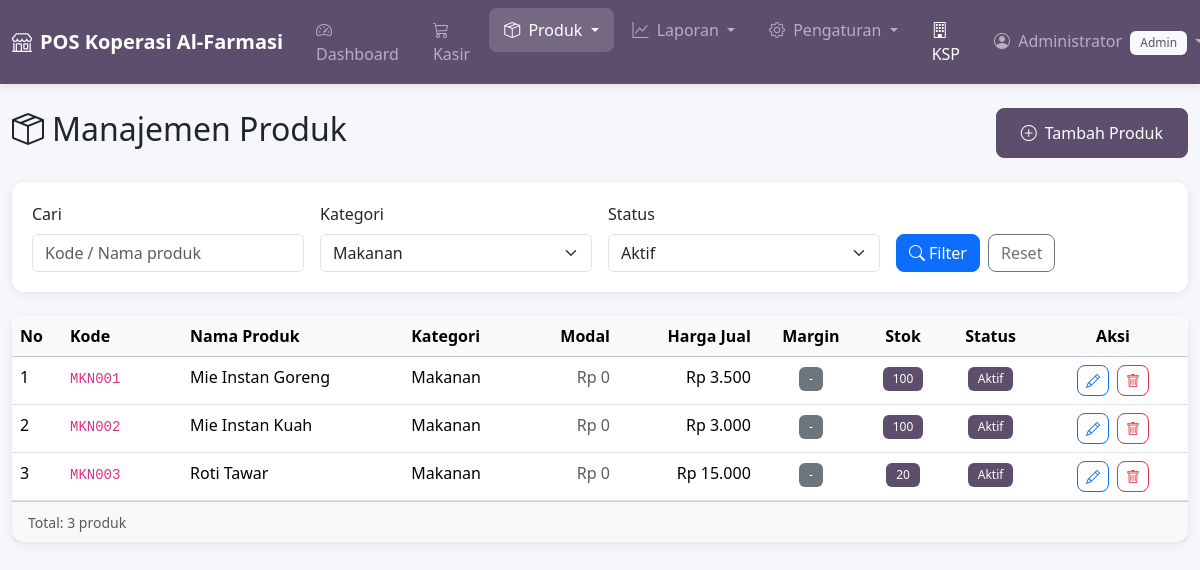
Screenshot of /products.php?kategori=1 (signed in) with the database file from the repository.
### tables this page shows
CREATE TABLE IF NOT EXISTS produk (
    id INT AUTO_INCREMENT PRIMARY KEY,
    kode_produk VARCHAR(50) NOT NULL UNIQUE,
    nama_produk VARCHAR(200) NOT NULL,
    kategori_id INT,
    harga_modal DECIMAL(12, 2) NOT NULL DEFAULT 0,
    harga_jual DECIMAL(12, 2) NOT NULL DEFAULT 0,
    stok INT NOT NULL DEFAULT 0,
    status ENUM('aktif', 'nonaktif') NOT NULL DEFAULT 'aktif',
    created_at TIMESTAMP DEFAULT CURRENT_TIMESTAMP,
    updated_at TIMESTAMP DEFAULT CURRENT_TIMESTAMP ON UPDATE CURRENT_TIMESTAMP,
    FOREIGN KEY (kategori_id) REFERENCES kategori(id) ON DELETE SET NULL,
    INDEX idx_kode_produk (kode_produk),
    INDEX idx_nama_produk (nama_produk)
);

CREATE TABLE IF NOT EXISTS kategori (
    id INT AUTO_INCREMENT PRIMARY KEY,
    nama_kategori VARCHAR(100) NOT NULL,
    created_at TIMESTAMP DEFAULT CURRENT_TIMESTAMP
);

### config/database.php (called while the page is built, shortened)
<?php
try {
    $dsn = "mysql:host=" . DB_HOST . ";dbname=" . DB_NAME . ";charset=" . DB_CHARSET;
    $options = [
        PDO::ATTR_ERRMODE => PDO::ERRMODE_EXCEPTION,
        PDO::ATTR_DEFAULT_FETCH_MODE => PDO::FETCH_ASSOC,
        PDO::ATTR_EMULATE_PREPARES => false,
    ];
    $pdo = new PDO($dsn, DB_USER, DB_PASS, $options);
} catch (PDOException $e) {
    error_log('Database connection error: ' . $e->getMessage());
    die("Koneksi database gagal. Silakan hubungi administrator.");
}
function query($sql, $params = []) {
    global $pdo;
    $stmt = $pdo->prepare($sql);
    $stmt->execute($params);
    return $stmt;
}
function fetchAll($sql, $params = []) {
    return query($sql, $params)->fetchAll();
}
function escape($string) {
    return htmlspecialchars($string, ENT_QUOTES, 'UTF-8');
}
function formatRupiah($angka) {
    return 'Rp ' . number_format($angka, 0, ',', '.');
}

### products.php (the view, shortened to what this page needs)
<?php
$kategori = fetchAll("SELECT * FROM kategori ORDER BY nama_kategori");
$filterKategori = $_GET['kategori'] ?? '';
$filterSearch = $_GET['search'] ?? '';
$filterStatus = $_GET['status'] ?? 'aktif';
$where = ["1=1"];
$params = [];
if ($filterKategori) {
    $where[] = "p.kategori_id = ?";
    $params[] = $filterKategori;
}
if ($filterStatus) {
    $where[] = "p.status = ?";
    $params[] = $filterStatus;
}
$whereClause = implode(' AND ', $where);
$produk = fetchAll("SELECT p.*, k.nama_kategori
                   FROM produk p
                   LEFT JOIN kategori k ON p.kategori_id = k.id
                   WHERE $whereClause
                   ORDER BY p.nama_produk", $params);
include 'includes/header.php';
?>
<div class="container-fluid py-4">
    <div class="d-flex justify-content-between align-items-center mb-4">
        <h2><i class="bi bi-box-seam me-2"></i>Manajemen Produk</h2>
        <button class="btn btn-success btn-lg" data-bs-toggle="modal" data-bs-target="#addModal">
            <i class="bi bi-plus-circle me-2"></i>Tambah Produk
        </button>
    </div>
    <div class="card mb-4">
        <div class="card-body">
            <form method="GET" class="row g-3">
                <div class="col-md-3">
                    <label class="form-label">Cari</label>
                    <input type="text" class="form-control" name="search"
                           value="<?= escape($filterSearch) ?>" placeholder="Kode / Nama produk">
                </div>
                <div class="col-md-3">
                    <label class="form-label">Kategori</label>
                    <select class="form-select" name="kategori">
                        <?php foreach ($kategori as $kat): ?>
                        <option value="<?= $kat['id'] ?>" <?= $filterKategori == $kat['id'] ? 'selected' : '' ?>>
                            <?= escape($kat['nama_kategori']) ?>
                        </option>
                        <?php endforeach; ?>
                    </select>
                </div>
                <div class="col-md-3">
                    <label class="form-label">Status</label>
                    <select class="form-select" name="status">
                        <option value="aktif" <?= $filterStatus === 'aktif' ? 'selected' : '' ?>>Aktif</option>
                    </select>
                </div>
                <div class="col-md-3 d-flex align-items-end">
                    <button type="submit" class="btn btn-primary me-2">
                        <i class="bi bi-search me-1"></i>Filter
                    </button>
                    <a href="products.php" class="btn btn-outline-secondary">Reset</a>
                </div>
            </form>
        </div>
    </div>
    <div class="card">
        <div class="card-body p-0">
            <div class="table-responsive">
                <table class="table table-hover mb-0">
                    <thead class="table-light">
                        <tr>
                            <th width="50">No</th>
                            <th width="120">Kode</th>
                            <th>Nama Produk</th>
                            <th>Kategori</th>
                            <th class="text-end">Modal</th>
                            <th class="text-end">Harga Jual</th>
                            <th class="text-center">Margin</th>
                            <th class="text-center">Stok</th>
                            <th class="text-center">Status</th>
                            <th width="150" class="text-center">Aksi</th>
                        </tr>
                    </thead>
                    <tbody>
                        <?php if (count($produk) > 0): ?>
                        <?php foreach ($produk as $index => $item):
                            $margin = $item['harga_modal'] > 0 ? (($item['harga_jual'] - $item['harga_modal']) / $item['harga_modal'] * 100) : 0;
                        ?>
                        <tr class="<?= $item['status'] === 'nonaktif' ? 'table-secondary' : '' ?>">
                            <td><?= $index + 1 ?></td>
                            <td><code><?= escape($item['kode_produk']) ?></code></td>
                            <td><?= escape($item['nama_produk']) ?></td>
                            <td><?= escape($item['nama_kategori'] ?? '-') ?></td>
                            <td class="text-end text-muted"><?= formatRupiah($item['harga_modal']) ?></td>
                            <td class="text-end"><?= formatRupiah($item['harga_jual']) ?></td>
                            <td class="text-center">
                                <?php if ($margin > 0): ?>
                                <span class="badge bg-success"><?= number_format($margin, 1) ?>%</span>
                                <?php else: ?>
                                <span class="badge bg-secondary">-</span>
                                <?php endif; ?>
                            </td>
                            <td class="text-center">
                                <?php if ($item['stok'] < 10): ?>
                                <span class="badge bg-danger"><?= $item['stok'] ?></span>
                                <?php else: ?>
                                <span class="badge bg-success"><?= $item['stok'] ?></span>
                                <?php endif; ?>
                            </td>
                            <td class="text-center">
                                <?php if ($item['status'] === 'aktif'): ?>
                                <span class="badge bg-success">Aktif</span>
                                <?php else: ?>
                                <span class="badge bg-secondary">Nonaktif</span>
                                <?php endif; ?>
                            </td>
                            <td class="text-center">
                                <button class="btn btn-sm btn-outline-primary me-1"
                                        onclick="editProduct(<?= htmlspecialchars(json_encode($item)) ?>)">
                                    <i class="bi bi-pencil"></i>
                                </button>
                                <button class="btn btn-sm btn-outline-danger"
                                        onclick="deleteProduct(<?= $item['id'] ?>, '<?= escape($item['nama_produk']) ?>')">
                                    <i class="bi bi-trash"></i>
                                </button>
                            </td>
                        </tr>
                        <?php endforeach; ?>
                        <?php endif; ?>
                    </tbody>
                </table>
            </div>
        </div>
        <div class="card-footer">
            <small class="text-muted">Total: <?= count($produk) ?> produk</small>
        </div>
    </div>
</div>
<?php include 'includes/footer.php'; ?>

### assets/css/style.css (style rules this page uses)
:root { --primary-color: #5D4E6D; --secondary-color: #0d6efd; --success-color: #5D4E6D; --danger-color: #dc3545; --warning-color: #ffc107; --info-color: #0dcaf0; --light-color: #f8f9fa; --dark-color: #212529; }
body { font-family: 'Segoe UI', Tahoma, Geneva, Verdana, sans-serif; background-color: #f5f7fa; min-height: 100vh; }
.card { border: none; border-radius: 12px; box-shadow: 0 2px 10px rgba(0, 0, 0, 0.08); }
.card-body { padding: 20px; }
.btn { border-radius: 8px; font-weight: 500; transition: all 0.2s ease; }
.btn-lg { padding: 12px 24px; font-size: 1rem; }
.btn-success { background-color: var(--success-color); border-color: var(--success-color); }
.table { margin-bottom: 0; }
.table th { font-weight: 600; white-space: nowrap; }
.badge { font-weight: 500; padding: 6px 10px; }
.btn-success { background-color: #5D4E6D !important; border-color: #5D4E6D !important; }
.bg-success { background-color: #5D4E6D !important; }

### rows the page displays
produk: kode_produk "MKN001", nama_produk "Mie Instan Goreng", kategori.nama_kategori "Makanan", harga_modal "Rp 0", harga_jual "Rp 3.500", stok "100", status "Aktif"
produk: kode_produk "MKN002", nama_produk "Mie Instan Kuah", kategori.nama_kategori "Makanan", harga_modal "Rp 0", harga_jual "Rp 3.000", stok "100", status "Aktif"
produk: kode_produk "MKN003", nama_produk "Roti Tawar", kategori.nama_kategori "Makanan", harga_modal "Rp 0", harga_jual "Rp 15.000", stok "20", status "Aktif"

### other values shown
$appName "POS Koperasi Al-Farmasi"
$_SESSION['nama_lengkap'] "Administrator"
$_SESSION['role'] "Admin"
count($produk) "3"
form field kategori "Makanan"
